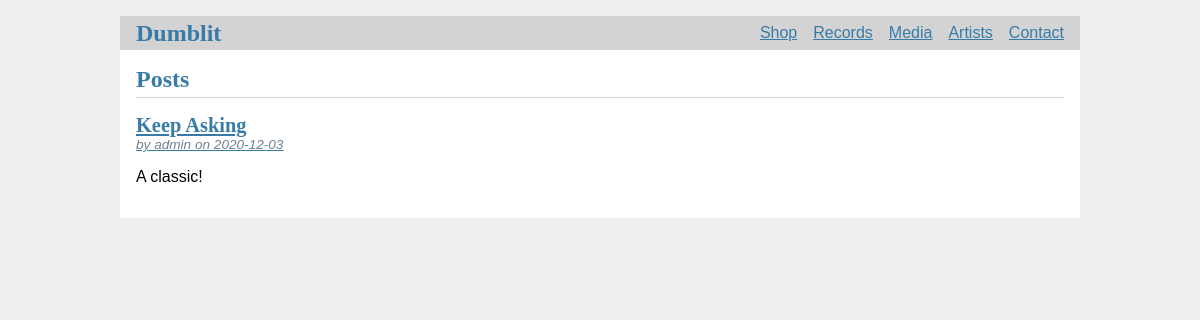
Before: / with the older database file.
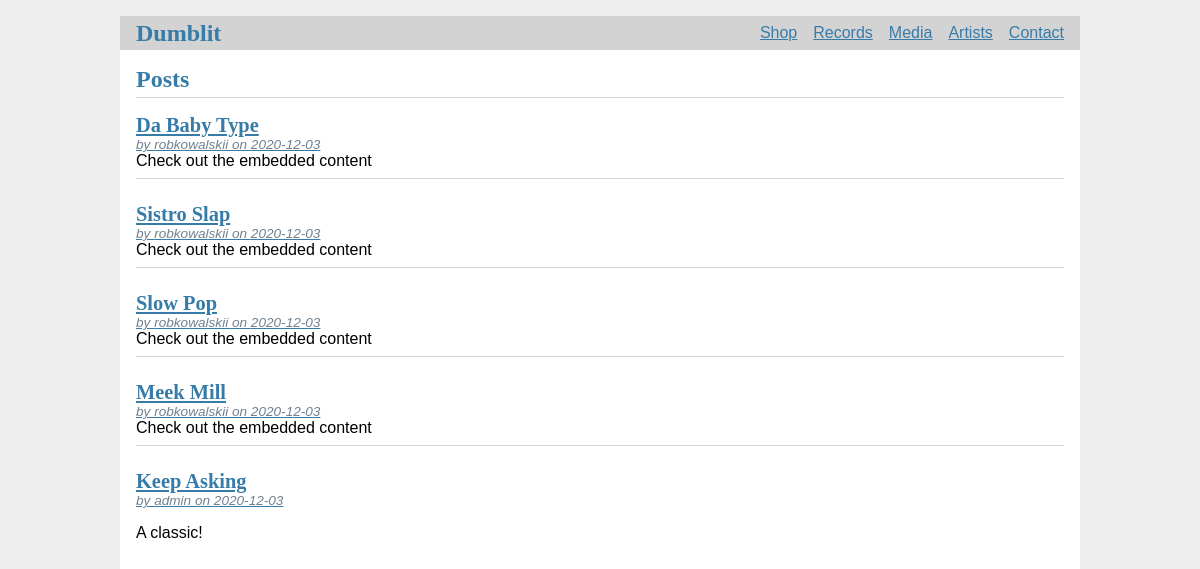
After: the same page with the newer database file.
### tables this page shows
CREATE TABLE Post (
  id INTEGER PRIMARY KEY AUTOINCREMENT,
  author_id INTEGER NOT NULL,
  created TIMESTAMP NOT NULL DEFAULT CURRENT_TIMESTAMP,
  title TEXT NOT NULL,
  body TEXT NOT NULL,
  file TEXT NOT NULL,
  FOREIGN KEY (author_id) REFERENCES user (id)
);

CREATE TABLE user (
  id INTEGER PRIMARY KEY AUTOINCREMENT,
  username TEXT UNIQUE NOT NULL,
  password TEXT NOT NULL
);

### flaskr/blog.py (the view)
@bp.route("/")
def index():
    db = get_db()
    posts = db.execute(
        "SELECT p.id, title, body, created, author_id, username"
        " FROM post p JOIN user u ON p.author_id = u.id"
        " ORDER BY created DESC"
    ).fetchall()
    return render_template("blog/index.html", posts=posts)

### flaskr/auth.py (called while the page is built)
@bp.before_app_request
def load_logged_in_user():
    user_id = session.get("user_id")
    if user_id is None:
        g.user = None
    else:
        g.user = (
            get_db().execute("SELECT * FROM user WHERE id = ?", (user_id,)).fetchone()
        )

### flaskr/db.py (called while the page is built)
def get_db():
    if "db" not in g:
        g.db = sqlite3.connect(
            current_app.config["DATABASE"], detect_types=sqlite3.PARSE_DECLTYPES
        )
        g.db.row_factory = sqlite3.Row
    return g.db

### flaskr/templates/blog/index.html (shortened to what this page needs)
{% extends 'base.html' %}
{% block header %}
  <h1>{% block title %}Posts{% endblock %}</h1>
{% endblock %}
{% block content %}
  {% for post in posts %}
    <article class="post">
      <header>
        <div>
          <a href="{{url_for('blog.post', id=post['id'])}}">
            <h1>{{ post['title'] }}</h1>
            <div class="about">by {{ post['username'] }} on {{ post['created'].strftime('%Y-%m-%d') }}</div>
          </a>
        </div>
      </header>
      {% if ("<iframe" in post['body']) %}
        Check out the embedded content
      {% else %}
        <p class="body">{{ post['body'] }}</p>
      {% endif %}
    </article>
    {% if not loop.last %}
      <hr>
    {% endif %}
  {% endfor %}
{% endblock %}

Changed rows visible on the page:
added Post: title "Da Baby Type", username "robkowalskii", created "2020-12-03", shows "Check out the embedded content"
added Post: title "Sistro Slap", username "robkowalskii", created "2020-12-03", shows "Check out the embedded content"
added Post: title "Slow Pop", username "robkowalskii", created "2020-12-03", shows "Check out the embedded content"
added Post: title "Meek Mill", username "robkowalskii", created "2020-12-03", shows "Check out the embedded content"
